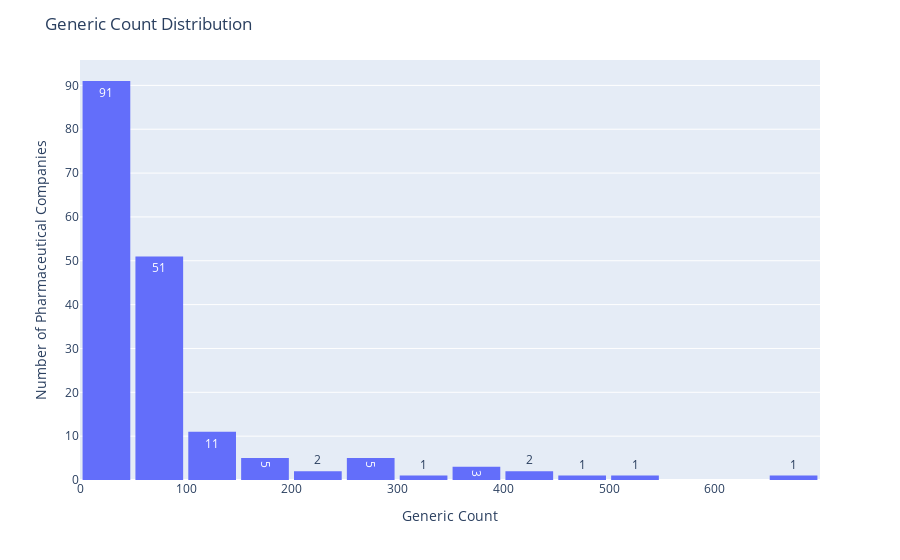

Write notebook code for a chart like this one.
### Markdown cell above
**Number of Pharmaceutical Companies selling number of Generic Products in the market**

### Code cell
fig = px.histogram(data_manufacturer, x="generics count", text_auto=True)

fig.update_layout(
    title_text='Generic Count Distribution',
    xaxis_title_text='Generic Count',
    yaxis_title_text='Number of Pharmaceutical Companies',
    bargap=0.05,
    bargroupgap=0.05)
fig.show()
plt.show()

### Figure 1 — Plotly figure (JSON) as saved in the notebook; plotly's stock layout.template omitted (floating-point values rounded to 4 significant figures; data arrays with more than 128 entries replaced by an {"elided": "..."} marker saying what was removed)
{"data": [{"alignmentgroup": "True", "bingroup": "x", "hovertemplate": "generics count=%{x}<br>count=%{y}<extra></extra>", "legendgroup": "", "marker": {"color": "#636efa", "pattern": {"shape": ""}}, "name": "", "offsetgroup": "", "orientation": "v", "showlegend": false, "texttemplate": "%{value}", "x": {"elided": "240 int values"}, "xaxis": "x", "yaxis": "y", "type": "histogram"}], "layout": {"xaxis": {"anchor": "y", "domain": [0, 1], "title": {"text": "Generic Count"}}, "yaxis": {"anchor": "x", "domain": [0, 1], "title": {"text": "Number of Pharmaceutical Companies"}}, "legend": {"tracegroupgap": 0}, "margin": {"t": 60}, "barmode": "relative", "title": {"text": "Generic Count Distribution"}, "bargap": 0.05, "bargroupgap": 0.05}}
